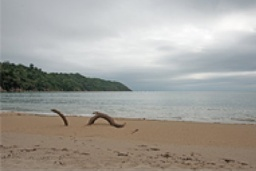
#> input picture paysage.jpg, 256 x 171 px, shrunk from 602 x 401 before the run, found by its file name
$ python imagetotext.py
#> lines starting #> are read from the running program, lines starting #| are printed output that depends on the picture
### cryptagetexte.py
import sys
import cle
import convertisseur

lenASCII = 126  #nombre de caractere en ascii
VAI = 31 #valeur indésirable de 0 à 31 en ascii

class Message:
    #classe pour les messages
    #self.texte, l'information du message
    #self.cryptage, 1 si on crypte, -1 si on décrypte
    def __init__(self,texte):
        self.texte = texte
        self.cryptage = 1

    def __repr__(self):
        return 'Message : ' + self.texte

    # [6 lines left out: function modecryptage, not called in this run]

    def cesar(self,clé):
        """crypte/décrypte en césar, la clé est de type cle.Clé"""
        print("")
        mescrypte = ""
        for caractere in self.texte:
                n_ord = (ord(caractere)-VAI+int(clé.texte)*self.cryptage)%(lenASCII-VAI) + VAI #on souhaite faire que les caracteres entre 31 et 126 du code ascii
                #donc on decale de -31 (VAI) puis on fait notre decalage, et on sassure que la valeur reste entre 0 et 126-31=95, puis on refait +31 ravoir les caracteres en 31 et 126
                mescrypte += chr(n_ord)
        self.texte = mescrypte

    # [21 lines left out: functions vigenere, chififfrementRSA, not called in this run]

"""
normalement le chiffrement RSA n'a pas besoins de chiffrer caractere par caractere mais les calculs pouvant être tres long et on a besoin de grand nombre premier pour crypter un long message
on a décidé ici d'adapter pour un soucis de rapidité (car on doit demontrer que notre chiffrement fonctionne en présentation)
mais voici ci-dessous le code du chiffrement RSA pour un texte complet si on avait une grande puissance de calcul pour de trés grande clé et cryptage.
avec convertisseurnumero dans le module convertisseur

def chififfrementRSA(texte,cle):
    nombre = convertisseur.textnumero(texte,False)
    nombrecryp = str((int(nombre)**int(cle.texte))%cle.modulo) #C = M**e [n] si c'est une clé public, M = C**d [n] si privée
    texte = convertisseur.textnumero(nombrecryp,True)
    return texte
"""


### cle.py
import random as r
#Le chiffrement RSA est asymétrique : il utilise une paire de clés (des nombres entiers)
#  composée d'une clé publique pour chiffrer et d'une clé privée pour déchiffrer des données confidentielles.
#Une condition indispensable est qu'il soit « calculatoirement impossible » de déchiffrer à l'aide de la seule clé publique


class Clé:
    #classe pour les clés avec pour information, leur texte (un nombre pour cesar "8" qui sera converti en int dans le code, un mot pour vignere ...)
    #leurs longueur, et pour les clés RSA leur modulo
    def __init__(self,clé):
        self.texte = str(clé)
        self.modulo = 1   #utile que pour RSA
        self.longueur = len(str(clé))

    def __repr__(self):
        return "clé : " + self.texte


# [82 lines left out: functions DiffieHellman, entierhasard, nombredeligne, pgcd, euclideetendu, RSA, not called in this run]

### Autre/imagetotext.py
from PIL import Image
import cryptagetexte
import cle
def imagetotexte(image):
  """programme qui transforme une image en texte (pour etre ensuite crypté)"""
#> called with image = 'paysage.jpg'
  img = Image.open(image)
#> img is the input picture: PIL image 256x171 RGB; mean R, G, B 162.9, 160.4, 154.9
  pixel = img.load()
  text = f"{img.size[0]}".rjust(4, '0') + f"{img.size[1]}".rjust(4, '0') #les 8 premiers caracteres code la resolution de l'image
#> text = '02560171'
  for i in range(img.size[0]):
    for j in range(img.size[1]):
      #pour chaque pixel je recupere la valeur r, b ,b et on les traduits en caractere ascii
      r, g, b = pixel[i, j]
      text = text + chr(r) + chr(g) + chr(b)
#> (printed output is left out)
  return text


def texttoimage(text,chemin_acces):
  """programme qui à partir d'un texte construit une image en utilisant le principe inverse et l'enregistre à chemin_acces"""
#> called with chemin_acces = 'image.png'
  print(text[0:4],text[4:8])
  img = Image.new("RGB",(int(text[0:4]),int(text[4:8])))
#> img: PIL image 256x171 RGB; every value is 0
  pixel = img.load()
  indice = 8
  for i in range(img.size[0]):
    for j in range(img.size[1]):
      #print(indice)
      pixel[i,j] = (ord(text[indice]),ord(text[indice + 1]),ord(text[indice + 2]))
      indice += 3
#> after the loop, indice = 131336
  img.save(chemin_acces)
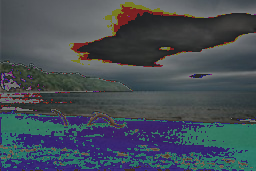
#> saved as image.png: PIL image 256x171 RGB; mean R, G, B 69.5, 77.8, 86

text = imagetotexte("paysage.jpg")
print(text)
mes = cryptagetexte.Message(text[8:])
mes.cesar(cle.Clé(5))
texttoimage(text[:8]+mes.texte,"image.png")

"""
import cle
import cryptagetexte

mail2 = cryptagetexte.Message("coucou")
key2 = cle.Clé("5")
mail2.cesar(key2)
print(mail2)
mail2.modecryptage(False)
mail2.cesar(key2)
print(mail2)


mail = cryptagetexte.Message(imagetotexte("couleur.jpg"))
key = cle.Clé("5")
dimension = mail.texte[:8]
mail.texte = mail.texte[8:]
mail.cesar(key)
mail.texte = dimension + mail.texte
texttoimage(mail)
print("69")
mail.modecryptage(False)
mail.texte = mail.texte[8:]
mail.cesar(key)
mail.texte = dimension + mail.texte
texttoimage(mail,"sortie.jpg")


if __name__ == "__main__":
    message = input("Veuillez choisir si vous voulez coder/décoder un texte dans une image(taper t) ou une image(taper i) ")
    if message == 'i':
        message2 = input("Veuillez choisir si vous voulez cacher une image dans l'image support(taper c) ou bien reveler une image cacher(taper r)")
        if message2 == 'c': #cryptage
            matrice = input("Entrez le chemin de votre image en noir et blanc à cacher")
            mon_image = Image.open(matrice)
            Mat = np.array(mon_image)
            matrice2 = input("Entrez le chemin de votre image support")
            mon_image2 = Image.open(matrice2)
            Mat2 = np.array(mon_image2)
            camoufimg = pictureinpicture(Mat2,Mat)
            #camoufimg.save('Desktop\image_m.png','png')
            print(camoufimg.camouflage_image())
        elif message2 == 'r':
            matrice = input("Entrez le chemin de votre image support")
            mon_image = Image.open(matrice)
            mat = np.array(mon_image)
            revelimg = pictureinpicture(mat,np.zeros(5))
            print(revelimg.extraction_image())
        else:
            raise ValueError("Vous n'avez pas tapé les bons caractères")
    elif message == 't':
        message2 = input("Veuillez choisir si vous voulez cacher un texte dans l'image support(taper c) ou bien reveler un texte caché dans une image (taper r)")
        if message2 == 'r':
            matrice = input("Entrez le chemin de votre image")
            mon_image = Image.open(matrice)
            Mat = np.array(mon_image)
            revelimg = texteinpicture('',Mat)
            print(revelimg.extraction())
        elif message2 == 'c':
            matrice = input("Entrez le chemin de votre image ou vous voulez cacher le texte")
            mon_image = Image.open(matrice)
            Mat = np.array(mon_image)
            txt = input("Entrez le texte que vous voulez cacher")
            cachimg = texteinpicture(txt,Mat)
            print(cachimg.camouflage())
        else:
            raise ValueError("Vous n'avez pas tapé les bons caractères")
    else :
        raise ValueError("Vous n'avez pas tapé les bons caractères")
"""

$ run again, with couleur.jpg copied over paysage.jpg
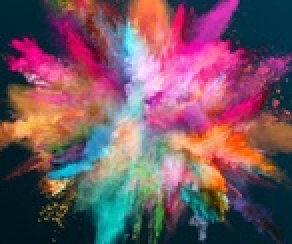
#> input picture couleur.jpg, 146 x 122 px, shrunk from 344 x 288 before the run, found by its file name (shown 2 times larger)
#> in imagetotexte, img is the input picture: PIL image 146x122 RGB; mean R, G, B 117.7, 84.6, 98.5
#> (printed output is left out)
#> img: PIL image 146x122 RGB; every value is 0
#> in texttoimage, `img.save(chemin_acces)`:
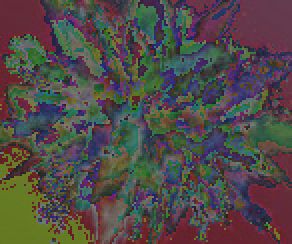
#> saved as image.png: PIL image 146x122 RGB (shown 2 times larger); mean R, G, B 80.9, 74.3, 72.1

$ run again, with sortie.jpg copied over paysage.jpg
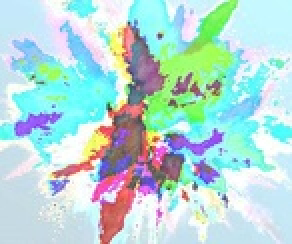
#> input picture sortie.jpg, 146 x 122 px, shrunk from 344 x 288 before the run, found by its file name (shown 2 times larger)
#> in imagetotexte, img is the input picture: PIL image 146x122 RGB; mean R, G, B 181.8, 216.4, 214.2
#> (printed output is left out)
#> img: PIL image 146x122 RGB; every value is 0
#> in texttoimage, `img.save(chemin_acces)`:
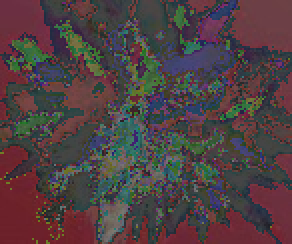
#> saved as image.png: PIL image 146x122 RGB (shown 2 times larger); mean R, G, B 79.3, 64.6, 67

$ run again, with sortie2.jpg copied over paysage.jpg
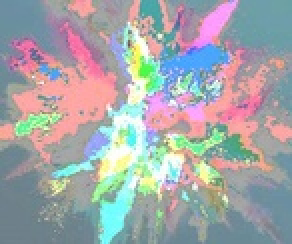
#> input picture sortie2.jpg, 146 x 122 px, shrunk from 344 x 288 before the run, found by its file name (shown 2 times larger)
#> in imagetotexte, img is the input picture: PIL image 146x122 RGB; mean R, G, B 163.5, 166.2, 169.3
#> (printed output is left out)
#> img: PIL image 146x122 RGB; every value is 0
#> in texttoimage, `img.save(chemin_acces)`:
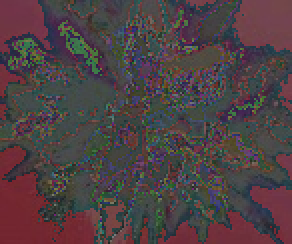
#> saved as image.png: PIL image 146x122 RGB (shown 2 times larger); mean R, G, B 78.5, 65.2, 68.3
